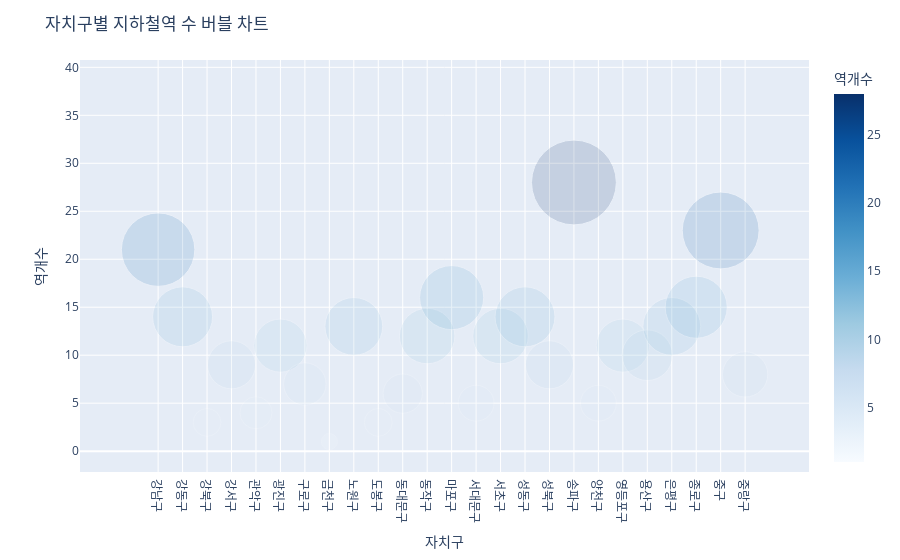

The code cell stored with this chart in its notebook:
### Code cell
train_2023_df = pd.DataFrame({
    '자치구': ['강남구', '강동구', '강북구', '강서구', '관악구', '광진구', '구로구', '금천구', '노원구', '도봉구', '동대문구', '동작구', '마포구', '서대문구', '서초구', '성동구', '성북구', '송파구', '양천구', '영등포구', '용산구', '은평구', '종로구',  '중구', '중랑구'],
    '역개수': [21, 14, 3, 9, 4, 11, 7, 1, 13, 3, 6, 12, 16, 5, 12, 14, 9, 28, 5, 11, 10, 13, 15, 23, 8]
})

# 버블 차트 생성
fig = px.scatter(train_2023_df, x='자치구', y='역개수', size='역개수', color='역개수', hover_name='자치구', size_max=60, color_continuous_scale='Blues')

# 제목 설정
fig.update_layout(title='자치구별 지하철역 수 버블 차트')

# 그래프 출력
fig.show()

### Figure 1 — Plotly figure (JSON) as saved in the notebook; plotly's stock layout.template omitted (floating-point values rounded to 4 significant figures)
{"data": [{"hovertemplate": "<b>%{hovertext}</b><br><br>자치구=%{x}<br>역개수=%{marker.color}<extra></extra>", "hovertext": ["강남구", "강동구", "강북구", "강서구", "관악구", "광진구", "구로구", "금천구", "노원구", "도봉구", "동대문구", "동작구", "마포구", "서대문구", "서초구", "성동구", "성북구", "송파구", "양천구", "영등포구", "용산구", "은평구", "종로구", "중구", "중랑구"], "legendgroup": "", "marker": {"color": [21, 14, 3, 9, 4, 11, 7, 1, 13, 3, 6, 12, 16, 5, 12, 14, 9, 28, 5, 11, 10, 13, 15, 23, 8], "coloraxis": "coloraxis", "size": [21, 14, 3, 9, 4, 11, 7, 1, 13, 3, 6, 12, 16, 5, 12, 14, 9, 28, 5, 11, 10, 13, 15, 23, 8], "sizemode": "area", "sizeref": 0.007778, "symbol": "circle"}, "mode": "markers", "name": "", "orientation": "v", "selectedpoints": [], "showlegend": false, "type": "scatter", "x": ["강남구", "강동구", "강북구", "강서구", "관악구", "광진구", "구로구", "금천구", "노원구", "도봉구", "동대문구", "동작구", "마포구", "서대문구", "서초구", "성동구", "성북구", "송파구", "양천구", "영등포구", "용산구", "은평구", "종로구", "중구", "중랑구"], "xaxis": "x", "y": [21, 14, 3, 9, 4, 11, 7, 1, 13, 3, 6, 12, 16, 5, 12, 14, 9, 28, 5, 11, 10, 13, 15, 23, 8], "yaxis": "y"}], "layout": {"autosize": true, "coloraxis": {"colorbar": {"title": {"text": "역개수"}}, "colorscale": [[0, "rgb(247,251,255)"], [0.125, "rgb(222,235,247)"], [0.25, "rgb(198,219,239)"], [0.375, "rgb(158,202,225)"], [0.5, "rgb(107,174,214)"], [0.625, "rgb(66,146,198)"], [0.75, "rgb(33,113,181)"], [0.875, "rgb(8,81,156)"], [1, "rgb(8,48,107)"]]}, "dragmode": "pan", "legend": {"itemsizing": "constant", "tracegroupgap": 0}, "margin": {"t": 60}, "selections": [{"line": {"dash": "dot", "width": 1}, "path": "M8.41308046463193,-24.716606413785797L8.285526321475912,-26.574381562289968L8.880778989537326,-40.81732436748862Z", "type": "path", "xref": "x", "yref": "y"}], "title": {"text": "자치구별 지하철역 수 버블 차트"}, "xaxis": {"anchor": "y", "autorange": false, "domain": [0, 1], "range": [-3.194, 26.61], "title": {"text": "자치구"}, "type": "category"}, "yaxis": {"anchor": "x", "autorange": false, "domain": [0, 1], "range": [-2.171, 40.76], "title": {"text": "역개수"}, "type": "linear"}}}
